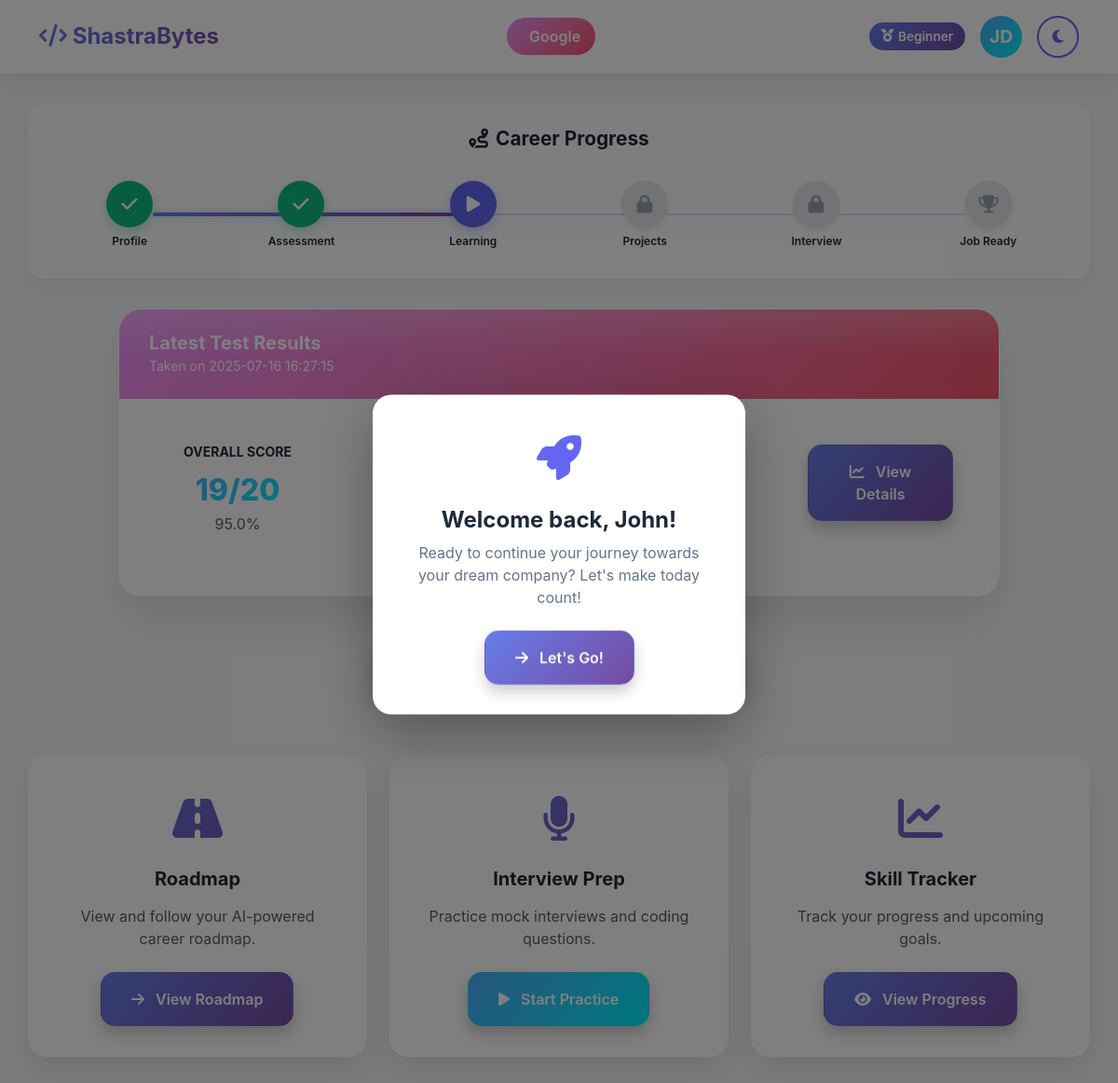
Before: /dashboard (signed in) with the older database file.
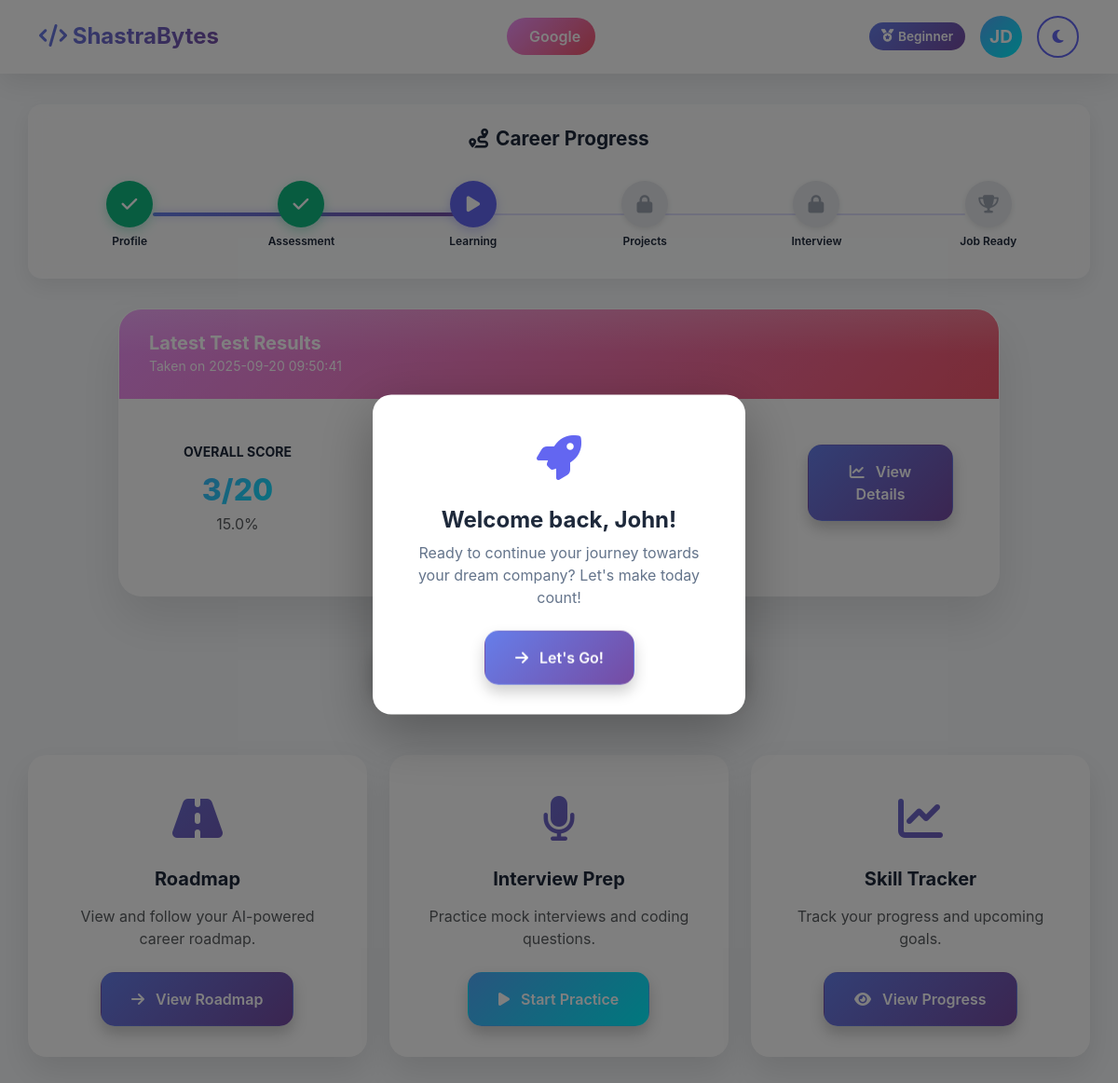
After: the same page with the newer database file.
### tables this page shows
CREATE TABLE test_results (
                id INTEGER PRIMARY KEY AUTOINCREMENT,
                user_id INTEGER NOT NULL,
                user_name TEXT NOT NULL,
                python_score INTEGER NOT NULL,
                cpp_score INTEGER NOT NULL,
                total_score INTEGER NOT NULL,
                percentage REAL NOT NULL,
                test_date TIMESTAMP DEFAULT CURRENT_TIMESTAMP,
                FOREIGN KEY (user_id) REFERENCES users (id)
            );

### app.py (the view, shortened to what this page needs)
@app.route('/dashboard')
def dashboard():
    if 'user_id' not in session:
        return redirect(url_for('login'))
    user_id = session['user_id']
    profile_completion = calculate_profile_completion(user_id)
    latest_test_result = get_latest_test_result(user_id)
    db = get_db()
    user_prefs = db.execute('SELECT specialization FROM user_preferences WHERE user_id = ?', (user_id,)).fetchone()
    db.close()
    user_specialization_roadmap_name = None
    if user_prefs:
        user_specialization = user_prefs['specialization']
        roadmap_mapping = {
            "Machine Learning": "machine-learning",
            "Data Science": "ai-data-scientist",
            "CyberSecurity": "cyber-security",
            "Web Development": "frontend",
            "Cloud Computing": "aws"
        }
        user_specialization_roadmap_name = roadmap_mapping.get(user_specialization)
    roadmap_data = {}
    return render_template('DefaultDashboard.html',
                           user_name=session['user_name'],
                           profile_completion=profile_completion,
                           latest_test_result=latest_test_result,
                           user_specialization_roadmap_name=user_specialization_roadmap_name,
                           roadmap_data=roadmap_data)

### app.py (called while the page is built)
def get_db():
    conn = sqlite3.connect('users.db')
    conn.row_factory = sqlite3.Row
    return conn

def calculate_profile_completion(user_id):
    db = get_db()
    user_prefs = db.execute('SELECT * FROM user_preferences WHERE user_id = ?', (user_id,)).fetchone()
    db.close()
    if not user_prefs: return 0
    fields = ['role', 'target_company', 'position', 'previous_skills', 'specialization', 'skill_focus']
    filled_fields = sum(1 for field in fields if user_prefs[field])
    return int((filled_fields / len(fields)) * 100)

def get_latest_test_result(user_id):
    db = get_db()
    result = db.execute('SELECT * FROM test_results WHERE user_id = ? ORDER BY test_date DESC LIMIT 1', (user_id,)).fetchone()
    db.close()
    return result

### templates/DefaultDashboard.html (shortened to what this page needs)
<!DOCTYPE html>
<html lang="en">
<head>
    <link href="https://cdnjs.cloudflare.com/ajax/libs/bootstrap/5.3.0/css/bootstrap.min.css" rel="stylesheet">
    <link href="https://cdnjs.cloudflare.com/ajax/libs/font-awesome/6.4.0/css/all.min.css" rel="stylesheet">
</head>
<body>
    <nav class="navbar navbar-expand-lg navbar-custom fixed-top">
        <div class="container">
            <a class="navbar-brand" href="#">
                <i class="fas fa-code"></i> ShastraBytes
            </a>
            <div class="navbar-nav mx-auto">
                <div class="dream-company">
                    <span id="dreamCompany">Google</span>
                </div>
            </div>
            <div class="profile-section">
                <div class="level-badge">
                    <i class="fas fa-medal"></i>
                    <span id="userLevel">Beginner</span>
                </div>
                <div class="profile-dropdown">
                    <div class="profile-avatar" id="profileAvatar">
                        JD
                    </div>
                </div>
                <button class="theme-toggle" id="themeToggle">
                    <i class="fas fa-moon"></i>
                </button>
            </div>
        </div>
    </nav>
    <div class="welcome-popup" id="welcomePopup">
        <div class="welcome-icon">
            <i class="fas fa-rocket"></i>
        </div>
        <h3 class="welcome-title">Welcome back, John!</h3>
        <p class="welcome-message">Ready to continue your journey towards your dream company? Let's make today count!</p>
        <a href="#" class="btn btn-3d btn-primary-3d" id="closeWelcome">
            <i class="fas fa-arrow-right me-2"></i>
            Let's Go!
        </a>
    </div>
    <div class="container dashboard mt-5 pt-5">
        <div class="row">
            <div class="col-12">
                <div class="roadmap-section">
                    <h4 class="roadmap-title">
                        <i class="fas fa-route"></i>
                        Career Progress
                    </h4>
                    <div class="roadmap-path">
                        <div class="path-line"></div>
                        <div class="stage-item">
                            <div class="stage-marker completed" data-stage="1">
                                <i class="fas fa-check"></i>
                            </div>
                            <div class="stage-title">Profile</div>
                        </div>
                        <div class="stage-item">
                            <div class="stage-marker completed" data-stage="2">
                                <i class="fas fa-check"></i>
                            </div>
                            <div class="stage-title">Assessment</div>
                        </div>
                        <div class="stage-item">
                            <div class="stage-marker current" data-stage="3">
                                <i class="fas fa-play"></i>
                            </div>
                            <div class="stage-title">Learning</div>
                        </div>
                        <div class="stage-item">
                            <div class="stage-marker locked" data-stage="4">
                                <i class="fas fa-lock"></i>
                            </div>
                            <div class="stage-title">Projects</div>
                        </div>
                        <div class="stage-item">
                            <div class="stage-marker locked" data-stage="5">
                                <i class="fas fa-lock"></i>
                            </div>
                            <div class="stage-title">Interview</div>
                        </div>
                        <div class="stage-item">
                            <div class="stage-marker locked" data-stage="6">
                                <i class="fas fa-trophy"></i>
                            </div>
                            <div class="stage-title">Job Ready</div>
                        </div>
                    </div>
                </div>
            </div>
        </div>
        <div class="row justify-content-center mb-5">
            <div class="col-md-10">
                <div class="test-results-card">
                    <div class="card-header-3d">
                        <h5 class="mb-0 fw-bold">Latest Test Results</h5>
                        {% if latest_test_result %}
                            <small>Taken on {{ latest_test_result.test_date }}</small>
                        {% else %}
                            <small>No tests taken yet</small>
                        {% endif %}
                    </div>
                    <div class="card-body p-4">
                        {% if latest_test_result %}
                        <div class="row text-center">
                            <div class="col-md-3 mb-3">
                                <div class="test-score-item">
                                    <h6 class="text-uppercase small fw-bold mb-2">Overall Score</h6>
                                    <div class="score-display">{{ latest_test_result.total_score }}/20</div>
                                    <div class="text-muted">{{ "%.1f"|format(latest_test_result.percentage) }}%</div>
                                </div>
                            </div>
                            <div class="col-md-3 mb-3">
                                <div class="test-score-item">
                                    <h6 class="text-uppercase small fw-bold mb-2">Python</h6>
                                    <div class="score-display">{{ latest_test_result.python_score }}/10</div>
                                    <div class="text-muted">{{ "%.1f"|format((latest_test_result.python_score/10)*100) }}%</div>
                                </div>
                            </div>
                            <div class="col-md-3 mb-3">
                                <div class="test-score-item">
                                    <h6 class="text-uppercase small fw-bold mb-2">C++</h6>
                                    <div class="score-display">{{ latest_test_result.cpp_score }}/10</div>
                                    <div class="text-muted">{{ "%.1f"|format((latest_test_result.cpp_score/10)*100) }}%</div>
                                </div>
                            </div>
                            <div class="col-md-3 mb-3">
                                <div class="test-score-item">
                                    <a href="{{ url_for('test_history') }}" class="btn btn-3d btn-primary-3d">
                                        <i class="fas fa-chart-line me-2"></i>
                                        View Details
                                    </a>
                                </div>
                            </div>
                        </div>
                        {% endif %}
                    </div>
                </div>
            </div>
        </div>
        <div class="row justify-content-center mb-5">
            <div class="col-md-6 text-center">
                <a href="{{ url_for('questionnaire') }}" class="btn btn-3d btn-primary-3d me-3 mb-3">
                </a>
                <a href="{{ url_for('test') }}" class="btn btn-3d btn-success-3d mb-3">
                </a>
            </div>
        </div>
        <div class="row">
            <div class="col-md-4 mb-4">
                <div class="feature-card">
                    <div class="feature-icon">
                        <i class="fas fa-road"></i>
                    </div>
                    <h5 class="fw-bold mb-3">Roadmap</h5>
                    <p class="text-muted mb-4">
                        View and follow your AI-powered career roadmap.
                    </p>
                    <a href="{{ url_for('roadmap_bp.show_roadmap', roadmap_name=user_specialization_roadmap_name if user_specialization_roadmap_name else 'machine-learning') }}" class="btn btn-3d btn-primary-3d">
                        <i class="fas fa-arrow-right me-2"></i>
                        View Roadmap
                    </a>
                </div>
            </div>
            <div class="col-md-4 mb-4">
                <div class="feature-card">
                    <div class="feature-icon">
                        <i class="fas fa-microphone"></i>
                    </div>
                    <h5 class="fw-bold mb-3">Interview Prep</h5>
                    <p class="text-muted mb-4">
                        Practice mock interviews and coding questions.
                    </p>
                    <a href="#" class="btn btn-3d btn-success-3d">
                        <i class="fas fa-play me-2"></i>
                        Start Practice
                    </a>
                </div>
            </div>
            <div class="col-md-4 mb-4">
                <div class="feature-card">
                    <div class="feature-icon">
                        <i class="fas fa-chart-line"></i>
                    </div>
                    <h5 class="fw-bold mb-3">Skill Tracker</h5>
                    <p class="text-muted mb-4">Track your progress and upcoming goals.</p>
                    <a href="#" class="btn btn-3d btn-primary-3d">
                        <i class="fas fa-eye me-2"></i>
                        View Progress
                    </a>
                </div>
            </div>
        </div>
    </div>
</body>
</html>

Changed rows visible on the page:
no longer on this page (row unchanged): test_results: test_date "2025-07-16 16:27:15", total_score "19", percentage "95.0"
added test_results: test_date "2025-09-20 09:50:41", total_score "3", percentage "15.0"
